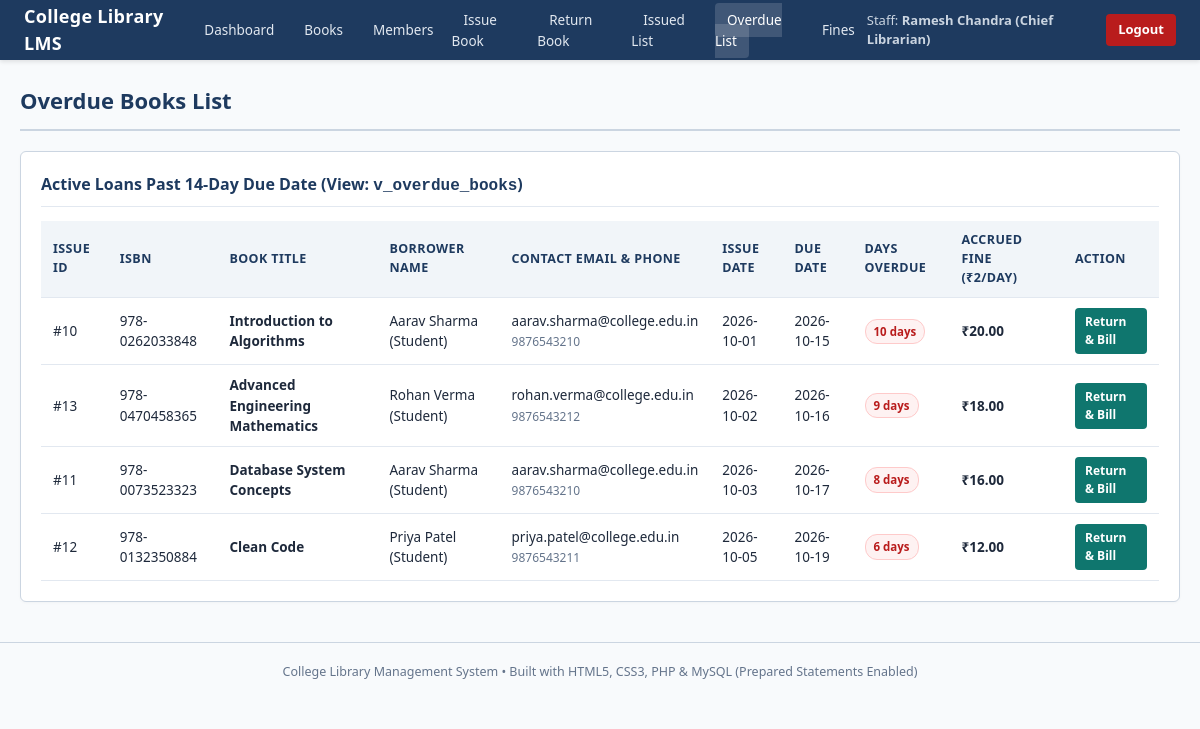
The app's page /overdue.php (signed in) with its own data.
### tables this page shows
CREATE TABLE IF NOT EXISTS issue (
    issue_id INT AUTO_INCREMENT PRIMARY KEY,
    book_id INT NOT NULL,
    member_id INT NOT NULL,
    staff_id INT NOT NULL,
    issue_date DATE NOT NULL,
    due_date DATE NOT NULL,
    return_date DATE DEFAULT NULL,
    CONSTRAINT fk_issue_book FOREIGN KEY (book_id)
        REFERENCES book(book_id)
        ON UPDATE CASCADE ON DELETE RESTRICT,
    CONSTRAINT fk_issue_member FOREIGN KEY (member_id)
        REFERENCES member(member_id)
        ON UPDATE CASCADE ON DELETE RESTRICT,
    CONSTRAINT fk_issue_staff FOREIGN KEY (staff_id)
        REFERENCES staff(staff_id)
        ON UPDATE CASCADE ON DELETE RESTRICT,
    CONSTRAINT chk_issue_dates CHECK (due_date >= issue_date)
);

### config.php (called while the page is built, shortened)
<?php
function h($str) {
    return htmlspecialchars((string)$str, ENT_QUOTES, 'UTF-8');
}
?>

### overdue.php (the view)
<?php
require_once __DIR__ . '/header.php';
$res = $conn->query("SELECT * FROM v_overdue_books ORDER BY days_overdue DESC");
?>
<div class="page-header">
    <h1>Overdue Books List</h1>
</div>
<div class="card">
    <h2>Active Loans Past 14-Day Due Date (View: <code>v_overdue_books</code>)</h2>
    <table>
        <thead>
            <tr>
                <th>Issue ID</th>
                <th>ISBN</th>
                <th>Book Title</th>
                <th>Borrower Name</th>
                <th>Contact Email &amp; Phone</th>
                <th>Issue Date</th>
                <th>Due Date</th>
                <th>Days Overdue</th>
                <th>Accrued Fine (₹2/day)</th>
                <th>Action</th>
            </tr>
        </thead>
        <tbody>
            <?php while ($r = $res->fetch_assoc()): ?>
                <tr>
                    <td>#<?= (int)$r['issue_id'] ?></td>
                    <td><?= h($r['isbn']) ?></td>
                    <td><strong><?= h($r['book_title']) ?></strong></td>
                    <td><?= h($r['member_name']) ?> (<?= h($r['member_type']) ?>)</td>
                    <td><?= h($r['member_email']) ?><br><span style="color:var(--muted); font-size:12px;"><?= h($r['member_phone']) ?></span></td>
                    <td><?= h($r['issue_date']) ?></td>
                    <td><?= h($r['due_date']) ?></td>
                    <td><span class="badge badge-danger"><?= (int)$r['days_overdue'] ?> days</span></td>
                    <td><strong>₹<?= number_format((float)$r['accrued_fine_inr'], 2) ?></strong></td>
                    <td><a href="return.php?issue_id=<?= (int)$r['issue_id'] ?>" class="btn btn-accent btn-sm">Return &amp; Bill</a></td>
                </tr>
            <?php endwhile; ?>
        </tbody>
    </table>
</div>
<?php require_once __DIR__ . '/footer.php'; ?>

### style.css (style rules this page uses)
:root { --primary: #1e3a5f; --primary-dark: #152943; --accent: #0f766e; --accent-light: #e6f4f1; --danger: #b91c1c; --danger-bg: #fef2f2; --warning: #b45309; --warning-bg: #fffbeb; --success: #15803d; --success-bg: #f0fdf4; --text: #1e293b; --muted: #64748b; --bg: #f8fafc; --surface: #ffffff; --border: #cbd5e1; }
* { box-sizing: border-box; margin: 0; padding: 0; }
body { font-family: 'Segoe UI', system-ui, -apple-system, sans-serif; background-color: var(--bg); color: var(--text); line-height: 1.5; font-size: 14px; }
.page-header { display: flex; justify-content: space-between; align-items: center; margin-bottom: 20px; padding-bottom: 12px; border-bottom: 2px solid var(--border); }
.page-header h1 { font-size: 22px; color: var(--primary); }
.card { background: var(--surface); border: 1px solid var(--border); border-radius: 6px; padding: 20px; margin-bottom: 20px; box-shadow: 0 1px 3px rgba(0, 0, 0, 0.03); }
.card h2 { font-size: 16px; color: var(--primary); margin-bottom: 14px; padding-bottom: 8px; border-bottom: 1px solid #e2e8f0; }
.btn { display: inline-block; padding: 8px 16px; border: none; border-radius: 4px; font-size: 13.5px; font-weight: 600; cursor: pointer; text-decoration: none; transition: opacity 0.15s; }
.btn-accent { background-color: var(--accent); color: #ffffff; }
.btn-sm { padding: 5px 10px; font-size: 12px; }
table { width: 100%; border-collapse: collapse; font-size: 13.5px; }
th, td { padding: 10px 12px; text-align: left; border-bottom: 1px solid #e2e8f0; }
th { background-color: #f1f5f9; color: var(--primary); font-weight: 700; font-size: 12.5px; text-transform: uppercase; letter-spacing: 0.4px; }
.badge { display: inline-block; padding: 3px 8px; border-radius: 12px; font-size: 11.5px; font-weight: 600; }
.badge-danger { background-color: var(--danger-bg); color: var(--danger); border: 1px solid #fecaca; }

### records on screen
issue: issue_id "10", isbn "978-0262033848", book_title "Introduction to Algorithms", member_name "Aarav Sharma", member_type "Student", member_email "aarav.sharma@college.edu.in", member_phone "9876543210", issue_date "2026-10-01", due_date "2026-10-15", days_overdue "10", accrued_fine_inr "20.00"
issue: issue_id "13", isbn "978-0470458365", book_title "Advanced Engineering Mathematics", member_name "Rohan Verma", member_type "Student", member_email "rohan.verma@college.edu.in", member_phone "9876543212", issue_date "2026-10-02", due_date "2026-10-16", days_overdue "9", accrued_fine_inr "18.00"
issue: issue_id "11", isbn "978-0073523323", book_title "Database System Concepts", member_name "Aarav Sharma", member_type "Student", member_email "aarav.sharma@college.edu.in", member_phone "9876543210", issue_date "2026-10-03", due_date "2026-10-17", days_overdue "8", accrued_fine_inr "16.00"
issue: issue_id "12", isbn "978-0132350884", book_title "Clean Code", member_name "Priya Patel", member_type "Student", member_email "priya.patel@college.edu.in", member_phone "9876543211", issue_date "2026-10-05", due_date "2026-10-19", days_overdue "6", accrued_fine_inr "12.00"

### other values on screen
$_SESSION['staff_name'] "Ramesh Chandra (Chief Librarian)"
